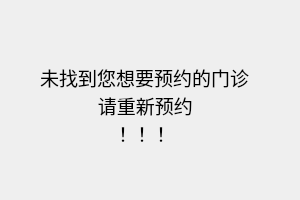
<?xml version="1.0" encoding="UTF-8"?>
<ui version="4.0">
 <class>FailFindOutpatientDlg</class>
 <widget class="QDialog" name="FailFindOutpatientDlg">
  <property name="geometry">
   <rect>
    <x>0</x>
    <y>0</y>
    <width>300</width>
    <height>200</height>
   </rect>
  </property>
  <property name="windowTitle">
   <string>Dialog</string>
  </property>
  <widget class="QLabel" name="label_warming">
   <property name="geometry">
    <rect>
     <x>40</x>
     <y>60</y>
     <width>261</width>
     <height>91</height>
    </rect>
   </property>
   <property name="font">
    <font>
     <pointsize>14</pointsize>
    </font>
   </property>
   <property name="text">
    <string>未找到您想要预约的门诊
           请重新预约
              ！！！</string>
   </property>
  </widget>
 </widget>
 <resources/>
 <connections/>
</ui>
